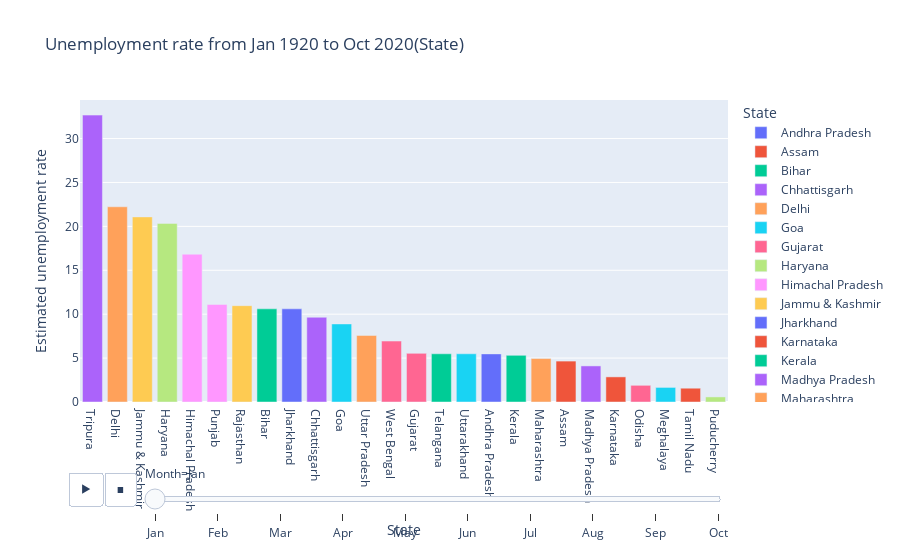

Notebook source saved alongside this figure:
### Code cell
# Bar plot Unemployment Rate (monthly)

fig = px.bar(df,x='State',y='Estimated unemployment rate',animation_frame='Month',color='State',
            title='Unemployment rate from Jan 1920 to Oct 2020(State)')

fig.update_layout(xaxis={'categoryorder':'total descending'})
fig.show()

### Figure 1 — Plotly figure (JSON) as saved in the notebook; plotly's stock layout.template omitted (floating-point values rounded to 4 significant figures)
{"data": [{"alignmentgroup": "True", "hovertemplate": "State=%{x}<br>Month=Jan<br>Estimated unemployment rate=%{y}<extra></extra>", "legendgroup": "Andhra Pradesh", "marker": {"color": "#636efa", "pattern": {"shape": ""}}, "name": "Andhra Pradesh", "offsetgroup": "Andhra Pradesh", "orientation": "v", "showlegend": true, "textposition": "auto", "type": "bar", "x": ["Andhra Pradesh"], "xaxis": "x", "y": [5.48], "yaxis": "y"}, {"alignmentgroup": "True", "hovertemplate": "State=%{x}<br>Month=Jan<br>Estimated unemployment rate=%{y}<extra></extra>", "legendgroup": "Assam", "marker": {"color": "#EF553B", "pattern": {"shape": ""}}, "name": "Assam", "offsetgroup": "Assam", "orientation": "v", "showlegend": true, "textposition": "auto", "type": "bar", "x": ["Assam"], "xaxis": "x", "y": [4.66], "yaxis": "y"}, {"alignmentgroup": "True", "hovertemplate": "State=%{x}<br>Month=Jan<br>Estimated unemployment rate=%{y}<extra></extra>", "legendgroup": "Bihar", "marker": {"color": "#00cc96", "pattern": {"shape": ""}}, "name": "Bihar", "offsetgroup": "Bihar", "orientation": "v", "showlegend": true, "textposition": "auto", "type": "bar", "x": ["Bihar"], "xaxis": "x", "y": [10.61], "yaxis": "y"}, {"alignmentgroup": "True", "hovertemplate": "State=%{x}<br>Month=Jan<br>Estimated unemployment rate=%{y}<extra></extra>", "legendgroup": "Chhattisgarh", "marker": {"color": "#ab63fa", "pattern": {"shape": ""}}, "name": "Chhattisgarh", "offsetgroup": "Chhattisgarh", "orientation": "v", "showlegend": true, "textposition": "auto", "type": "bar", "x": ["Chhattisgarh"], "xaxis": "x", "y": [9.65], "yaxis": "y"}, {"alignmentgroup": "True", "hovertemplate": "State=%{x}<br>Month=Jan<br>Estimated unemployment rate=%{y}<extra></extra>", "legendgroup": "Delhi", "marker": {"color": "#FFA15A", "pattern": {"shape": ""}}, "name": "Delhi", "offsetgroup": "Delhi", "orientation": "v", "showlegend": true, "textposition": "auto", "type": "bar", "x": ["Delhi"], "xaxis": "x", "y": [22.23], "yaxis": "y"}, {"alignmentgroup": "True", "hovertemplate": "State=%{x}<br>Month=Jan<br>Estimated unemployment rate=%{y}<extra></extra>", "legendgroup": "Goa", "marker": {"color": "#19d3f3", "pattern": {"shape": ""}}, "name": "Goa", "offsetgroup": "Goa", "orientation": "v", "showlegend": true, "textposition": "auto", "type": "bar", "x": ["Goa"], "xaxis": "x", "y": [8.89], "yaxis": "y"}, {"alignmentgroup": "True", "hovertemplate": "State=%{x}<br>Month=Jan<br>Estimated unemployment rate=%{y}<extra></extra>", "legendgroup": "Gujarat", "marker": {"color": "#FF6692", "pattern": {"shape": ""}}, "name": "Gujarat", "offsetgroup": "Gujarat", "orientation": "v", "showlegend": true, "textposition": "auto", "type": "bar", "x": ["Gujarat"], "xaxis": "x", "y": [5.54], "yaxis": "y"}, {"alignmentgroup": "True", "hovertemplate": "State=%{x}<br>Month=Jan<br>Estimated unemployment rate=%{y}<extra></extra>", "legendgroup": "Haryana", "marker": {"color": "#B6E880", "pattern": {"shape": ""}}, "name": "Haryana", "offsetgroup": "Haryana", "orientation": "v", "showlegend": true, "textposition": "auto", "type": "bar", "x": ["Haryana"], "xaxis": "x", "y": [20.34], "yaxis": "y"}, {"alignmentgroup": "True", "hovertemplate": "State=%{x}<br>Month=Jan<br>Estimated unemployment rate=%{y}<extra></extra>", "legendgroup": "Himachal Pradesh", "marker": {"color": "#FF97FF", "pattern": {"shape": ""}}, "name": "Himachal Pradesh", "offsetgroup": "Himachal Pradesh", "orientation": "v", "showlegend": true, "textposition": "auto", "type": "bar", "x": ["Himachal Pradesh"], "xaxis": "x", "y": [16.83], "yaxis": "y"}, {"alignmentgroup": "True", "hovertemplate": "State=%{x}<br>Month=Jan<br>Estimated unemployment rate=%{y}<extra></extra>", "legendgroup": "Jammu & Kashmir", "marker": {"color": "#FECB52", "pattern": {"shape": ""}}, "name": "Jammu & Kashmir", "offsetgroup": "Jammu & Kashmir", "orientation": "v", "showlegend": true, "textposition": "auto", "type": "bar", "x": ["Jammu & Kashmir"], "xaxis": "x", "y": [21.08], "yaxis": "y"}, {"alignmentgroup": "True", "hovertemplate": "State=%{x}<br>Month=Jan<br>Estimated unemployment rate=%{y}<extra></extra>", "legendgroup": "Jharkhand", "marker": {"color": "#636efa", "pattern": {"shape": ""}}, "name": "Jharkhand", "offsetgroup": "Jharkhand", "orientation": "v", "showlegend": true, "textposition": "auto", "type": "bar", "x": ["Jharkhand"], "xaxis": "x", "y": [10.61], "yaxis": "y"}, {"alignmentgroup": "True", "hovertemplate": "State=%{x}<br>Month=Jan<br>Estimated unemployment rate=%{y}<extra></extra>", "legendgroup": "Karnataka", "marker": {"color": "#EF553B", "pattern": {"shape": ""}}, "name": "Karnataka", "offsetgroup": "Karnataka", "orientation": "v", "showlegend": true, "textposition": "auto", "type": "bar", "x": ["Karnataka"], "xaxis": "x", "y": [2.86], "yaxis": "y"}, {"alignmentgroup": "True", "hovertemplate": "State=%{x}<br>Month=Jan<br>Estimated unemployment rate=%{y}<extra></extra>", "legendgroup": "Kerala", "marker": {"color": "#00cc96", "pattern": {"shape": ""}}, "name": "Kerala", "offsetgroup": "Kerala", "orientation": "v", "showlegend": true, "textposition": "auto", "type": "bar", "x": ["Kerala"], "xaxis": "x", "y": [5.31], "yaxis": "y"}, {"alignmentgroup": "True", "hovertemplate": "State=%{x}<br>Month=Jan<br>Estimated unemployment rate=%{y}<extra></extra>", "legendgroup": "Madhya Pradesh", "marker": {"color": "#ab63fa", "pattern": {"shape": ""}}, "name": "Madhya Pradesh", "offsetgroup": "Madhya Pradesh", "orientation": "v", "showlegend": true, "textposition": "auto", "type": "bar", "x": ["Madhya Pradesh"], "xaxis": "x", "y": [4.11], "yaxis": "y"}, {"alignmentgroup": "True", "hovertemplate": "State=%{x}<br>Month=Jan<br>Estimated unemployment rate=%{y}<extra></extra>", "legendgroup": "Maharashtra", "marker": {"color": "#FFA15A", "pattern": {"shape": ""}}, "name": "Maharashtra", "offsetgroup": "Maharashtra", "orientation": "v", "showlegend": true, "textposition": "auto", "type": "bar", "x": ["Maharashtra"], "xaxis": "x", "y": [4.95], "yaxis": "y"}, {"alignmentgroup": "True", "hovertemplate": "State=%{x}<br>Month=Jan<br>Estimated unemployment rate=%{y}<extra></extra>", "legendgroup": "Meghalaya", "marker": {"color": "#19d3f3", "pattern": {"shape": ""}}, "name": "Meghalaya", "offsetgroup": "Meghalaya", "orientation": "v", "showlegend": true, "textposition": "auto", "type": "bar", "x": ["Meghalaya"], "xaxis": "x", "y": [1.66], "yaxis": "y"}, {"alignmentgroup": "True", "hovertemplate": "State=%{x}<br>Month=Jan<br>Estimated unemployment rate=%{y}<extra></extra>", "legendgroup": "Odisha", "marker": {"color": "#FF6692", "pattern": {"shape": ""}}, "name": "Odisha", "offsetgroup": "Odisha", "orientation": "v", "showlegend": true, "textposition": "auto", "type": "bar", "x": ["Odisha"], "xaxis": "x", "y": [1.9], "yaxis": "y"}, {"alignmentgroup": "True", "hovertemplate": "State=%{x}<br>Month=Jan<br>Estimated unemployment rate=%{y}<extra></extra>", "legendgroup": "Puducherry", "marker": {"color": "#B6E880", "pattern": {"shape": ""}}, "name": "Puducherry", "offsetgroup": "Puducherry", "orientation": "v", "showlegend": true, "textposition": "auto", "type": "bar", "x": ["Puducherry"], "xaxis": "x", "y": [0.58], "yaxis": "y"}, {"alignmentgroup": "True", "hovertemplate": "State=%{x}<br>Month=Jan<br>Estimated unemployment rate=%{y}<extra></extra>", "legendgroup": "Punjab", "marker": {"color": "#FF97FF", "pattern": {"shape": ""}}, "name": "Punjab", "offsetgroup": "Punjab", "orientation": "v", "showlegend": true, "textposition": "auto", "type": "bar", "x": ["Punjab"], "xaxis": "x", "y": [11.11], "yaxis": "y"}, {"alignmentgroup": "True", "hovertemplate": "State=%{x}<br>Month=Jan<br>Estimated unemployment rate=%{y}<extra></extra>", "legendgroup": "Rajasthan", "marker": {"color": "#FECB52", "pattern": {"shape": ""}}, "name": "Rajasthan", "offsetgroup": "Rajasthan", "orientation": "v", "showlegend": true, "textposition": "auto", "type": "bar", "x": ["Rajasthan"], "xaxis": "x", "y": [10.97], "yaxis": "y"}, {"alignmentgroup": "True", "hovertemplate": "State=%{x}<br>Month=Jan<br>Estimated unemployment rate=%{y}<extra></extra>", "legendgroup": "Tamil Nadu", "marker": {"color": "#EF553B", "pattern": {"shape": ""}}, "name": "Tamil Nadu", "offsetgroup": "Tamil Nadu", "orientation": "v", "showlegend": true, "textposition": "auto", "type": "bar", "x": ["Tamil Nadu"], "xaxis": "x", "y": [1.57], "yaxis": "y"}, {"alignmentgroup": "True", "hovertemplate": "State=%{x}<br>Month=Jan<br>Estimated unemployment rate=%{y}<extra></extra>", "legendgroup": "Telangana", "marker": {"color": "#00cc96", "pattern": {"shape": ""}}, "name": "Telangana", "offsetgroup": "Telangana", "orientation": "v", "showlegend": true, "textposition": "auto", "type": "bar", "x": ["Telangana"], "xaxis": "x", "y": [5.49], "yaxis": "y"}, {"alignmentgroup": "True", "hovertemplate": "State=%{x}<br>Month=Jan<br>Estimated unemployment rate=%{y}<extra></extra>", "legendgroup": "Tripura", "marker": {"color": "#ab63fa", "pattern": {"shape": ""}}, "name": "Tripura", "offsetgroup": "Tripura", "orientation": "v", "showlegend": true, "textposition": "auto", "type": "bar", "x": ["Tripura"], "xaxis": "x", "y": [32.67], "yaxis": "y"}, {"alignmentgroup": "True", "hovertemplate": "State=%{x}<br>Month=Jan<br>Estimated unemployment rate=%{y}<extra></extra>", "legendgroup": "Uttar Pradesh", "marker": {"color": "#FFA15A", "pattern": {"shape": ""}}, "name": "Uttar Pradesh", "offsetgroup": "Uttar Pradesh", "orientation": "v", "showlegend": true, "textposition": "auto", "type": "bar", "x": ["Uttar Pradesh"], "xaxis": "x", "y": [7.58], "yaxis": "y"}, {"alignmentgroup": "True", "hovertemplate": "State=%{x}<br>Month=Jan<br>Estimated unemployment rate=%{y}<extra></extra>", "legendgroup": "Uttarakhand", "marker": {"color": "#19d3f3", "pattern": {"shape": ""}}, "name": "Uttarakhand", "offsetgroup": "Uttarakhand", "orientation": "v", "showlegend": true, "textposition": "auto", "type": "bar", "x": ["Uttarakhand"], "xaxis": "x", "y": [5.49], "yaxis": "y"}, {"alignmentgroup": "True", "hovertemplate": "State=%{x}<br>Month=Jan<br>Estimated unemployment rate=%{y}<extra></extra>", "legendgroup": "West Bengal", "marker": {"color": "#FF6692", "pattern": {"shape": ""}}, "name": "West Bengal", "offsetgroup": "West Bengal", "orientation": "v", "showlegend": true, "textposition": "auto", "type": "bar", "x": ["West Bengal"], "xaxis": "x", "y": [6.94], "yaxis": "y"}], "layout": {"autosize": true, "barmode": "relative", "legend": {"title": {"text": "State"}, "tracegroupgap": 0}, "sliders": [{"active": 0, "currentvalue": {"prefix": "Month="}, "len": 0.9, "pad": {"b": 10, "t": 60}, "steps": [{"args": [["Jan"], {"frame": {"duration": 0, "redraw": true}, "fromcurrent": true, "mode": "immediate", "transition": {"duration": 0, "easing": "linear"}}], "label": "Jan", "method": "animate"}, {"args": [["Feb"], {"frame": {"duration": 0, "redraw": true}, "fromcurrent": true, "mode": "immediate", "transition": {"duration": 0, "easing": "linear"}}], "label": "Feb", "method": "animate"}, {"args": [["Mar"], {"frame": {"duration": 0, "redraw": true}, "fromcurrent": true, "mode": "immediate", "transition": {"duration": 0, "easing": "linear"}}], "label": "Mar", "method": "animate"}, {"args": [["Apr"], {"frame": {"duration": 0, "redraw": true}, "fromcurrent": true, "mode": "immediate", "transition": {"duration": 0, "easing": "linear"}}], "label": "Apr", "method": "animate"}, {"args": [["May"], {"frame": {"duration": 0, "redraw": true}, "fromcurrent": true, "mode": "immediate", "transition": {"duration": 0, "easing": "linear"}}], "label": "May", "method": "animate"}, {"args": [["Jun"], {"frame": {"duration": 0, "redraw": true}, "fromcurrent": true, "mode": "immediate", "transition": {"duration": 0, "easing": "linear"}}], "label": "Jun", "method": "animate"}, {"args": [["Jul"], {"frame": {"duration": 0, "redraw": true}, "fromcurrent": true, "mode": "immediate", "transition": {"duration": 0, "easing": "linear"}}], "label": "Jul", "method": "animate"}, {"args": [["Aug"], {"frame": {"duration": 0, "redraw": true}, "fromcurrent": true, "mode": "immediate", "transition": {"duration": 0, "easing": "linear"}}], "label": "Aug", "method": "animate"}, {"args": [["Sep"], {"frame": {"duration": 0, "redraw": true}, "fromcurrent": true, "mode": "immediate", "transition": {"duration": 0, "easing": "linear"}}], "label": "Sep", "method": "animate"}, {"args": [["Oct"], {"frame": {"duration": 0, "redraw": true}, "fromcurrent": true, "mode": "immediate", "transition": {"duration": 0, "easing": "linear"}}], "label": "Oct", "method": "animate"}], "x": 0.1, "xanchor": "left", "y": 0, "yanchor": "top"}], "title": {"text": "Unemployment rate from Jan 1920 to Oct 2020(State)"}, "updatemenus": [{"buttons": [{"args": [null, {"frame": {"duration": 500, "redraw": true}, "fromcurrent": true, "mode": "immediate", "transition": {"duration": 500, "easing": "linear"}}], "label": "&#9654;", "method": "animate"}, {"args": [[null], {"frame": {"duration": 0, "redraw": true}, "fromcurrent": true, "mode": "immediate", "transition": {"duration": 0, "easing": "linear"}}], "label": "&#9724;", "method": "animate"}], "direction": "left", "pad": {"r": 10, "t": 70}, "showactive": false, "type": "buttons", "x": 0.1, "xanchor": "right", "y": 0, "yanchor": "top"}], "xaxis": {"anchor": "y", "autorange": true, "categoryarray": ["Andhra Pradesh", "Assam", "Bihar", "Chhattisgarh", "Delhi", "Goa", "Gujarat", "Haryana", "Himachal Pradesh", "Jammu & Kashmir", "Jharkhand", "Karnataka", "Kerala", "Madhya Pradesh", "Maharashtra", "Meghalaya", "Odisha", "Puducherry", "Punjab", "Rajasthan", "Sikkim", "Tamil Nadu", "Telangana", "Tripura", "Uttar Pradesh", "Uttarakhand", "West Bengal"], "categoryorder": "total descending", "domain": [0, 1], "range": [-0.5, 25.5], "title": {"text": "State"}, "type": "category"}, "yaxis": {"anchor": "x", "autorange": true, "domain": [0, 1], "range": [0, 34.39], "title": {"text": "Estimated unemployment rate"}, "type": "linear"}}}
